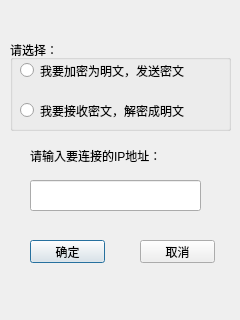
<?xml version="1.0" encoding="UTF-8"?>
<ui version="4.0">
 <class>Connection</class>
 <widget class="QDialog" name="Connection">
  <property name="geometry">
   <rect>
    <x>0</x>
    <y>0</y>
    <width>240</width>
    <height>320</height>
   </rect>
  </property>
  <property name="windowTitle">
   <string>Dialog</string>
  </property>
  <widget class="QPushButton" name="pushButton">
   <property name="geometry">
    <rect>
     <x>30</x>
     <y>240</y>
     <width>75</width>
     <height>23</height>
    </rect>
   </property>
   <property name="text">
    <string>确定</string>
   </property>
  </widget>
  <widget class="QPushButton" name="pushButton_2">
   <property name="geometry">
    <rect>
     <x>140</x>
     <y>240</y>
     <width>75</width>
     <height>23</height>
    </rect>
   </property>
   <property name="text">
    <string>取消</string>
   </property>
  </widget>
  <widget class="QLabel" name="label">
   <property name="geometry">
    <rect>
     <x>30</x>
     <y>140</y>
     <width>181</width>
     <height>31</height>
    </rect>
   </property>
   <property name="styleSheet">
    <string notr="true">font: 75 12pt &quot;楷体&quot;;</string>
   </property>
   <property name="text">
    <string>请输入要连接的IP地址：</string>
   </property>
  </widget>
  <widget class="QLineEdit" name="lineEdit">
   <property name="geometry">
    <rect>
     <x>30</x>
     <y>180</y>
     <width>171</width>
     <height>31</height>
    </rect>
   </property>
  </widget>
  <widget class="QGroupBox" name="groupBox">
   <property name="geometry">
    <rect>
     <x>10</x>
     <y>40</y>
     <width>221</width>
     <height>91</height>
    </rect>
   </property>
   <property name="styleSheet">
    <string notr="true">font: 75 11pt &quot;楷体&quot;;</string>
   </property>
   <property name="title">
    <string>请选择：</string>
   </property>
   <widget class="QRadioButton" name="radioButton_2">
    <property name="geometry">
     <rect>
      <x>10</x>
      <y>20</y>
      <width>201</width>
      <height>21</height>
     </rect>
    </property>
    <property name="styleSheet">
     <string notr="true">
font: 75 11pt &quot;微软雅黑&quot;;</string>
    </property>
    <property name="text">
     <string>我要加密为明文，发送密文</string>
    </property>
   </widget>
   <widget class="QRadioButton" name="radioButton">
    <property name="geometry">
     <rect>
      <x>10</x>
      <y>60</y>
      <width>201</width>
      <height>21</height>
     </rect>
    </property>
    <property name="styleSheet">
     <string notr="true">font: 75 11pt &quot;微软雅黑&quot;;</string>
    </property>
    <property name="text">
     <string>我要接收密文，解密成明文</string>
    </property>
   </widget>
  </widget>
 </widget>
 <resources/>
 <connections>
  <connection>
   <sender>pushButton_2</sender>
   <signal>clicked()</signal>
   <receiver>Connection</receiver>
   <slot>close()</slot>
   <hints>
    <hint type="sourcelabel">
     <x>177</x>
     <y>251</y>
    </hint>
    <hint type="destinationlabel">
     <x>119</x>
     <y>159</y>
    </hint>
   </hints>
  </connection>
 </connections>
</ui>
